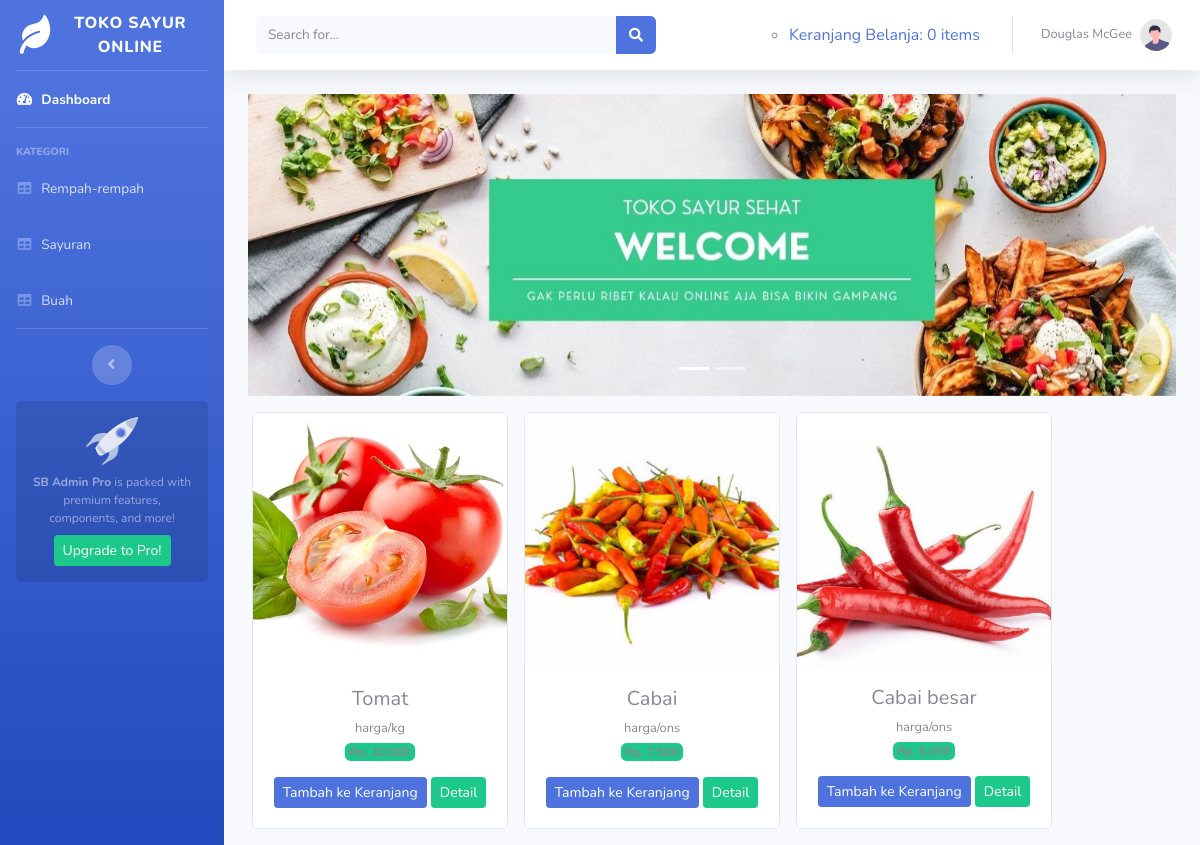
Page /toko_online/index.php/kategori/buah on the committed database.
### tables this page shows
CREATE TABLE `sayuran` (
  `id_sayuran` int(11) NOT NULL,
  `nama_sayuran` varchar(120) NOT NULL,
  `keterangan` varchar(225) NOT NULL,
  `kategori` varchar(60) NOT NULL,
  `harga` int(11) NOT NULL,
  `stok` int(4) NOT NULL,
  `gambar` text NOT NULL
);

### toko_online/application/controllers/kategori.php (called while the page is built, shortened)
<?php
 class Kategori extends CI_Controller{
	public function buah(){
		$data['buah'] = $this->model_kategori->data_buah()->result();
		$this->load->view('templates/header');
		$this->load->view('templates/sidebar');
		$this->load->view('buah',$data);
		$this->load->view('templates/footer');
	}
}

### toko_online/index.php (called while the page is built, shortened)
<?php
require_once BASEPATH.'core/CodeIgniter.php';

### toko_online/application/models/model_kategori.php (called while the page is built, shortened)
<?php
class Model_kategori extends CI_Model{
	public function data_buah(){
		return $this->db->get_where("sayuran", array('kategori'=>'Buah'));
	}
}

### toko_online/application/views/buah.php (the view, shortened to what this page needs)
<div class="container-fluid">
    <div id="carouselExampleIndicators" class="carousel slide" data-ride="carousel">
          <ol class="carousel-indicators">
            <li data-target="#carouselExampleIndicators" data-slide-to="0" class="active" ></li>
             <li data-target="#carouselExampleIndicators" data-slide-to="1"></li>
         </ol>
          <div class="carousel-inner">
            <div class="carousel-item active">
              <img src="<?php echo base_url('assets/img/slider1.jpg')?>" class="d-block w-100" alt="...">
            </div>
          </div>
        </div>
	<div class="row text-center mt-3">
		<?php foreach ($buah as $brg) : ?>
			<div class="card ml-3 mb-3" style="width: 16rem;">
        <img src="<?php echo base_url().'/assets/img/'.$brg->gambar ?>" class="card-img-top" alt="...">
        <div class="card-body">
        <h5 class="card-title mb-1"><?php echo $brg->nama_sayuran ?></h5>
        <small><?php echo $brg->keterangan ?></small><br>
        <span class="badge bg-success mb-3">Rp.
          <?php echo number_format($brg->harga, 0, ',','.') ?></span><br>
          <?php echo anchor('dashboard/tambah_ke_keranjang/'.$brg ->id_sayuran,'<div class="btn btn-sm btn-primary">Tambah ke Keranjang</div>') ?>
        <a href="#" class="btn btn-sm btn-success">Detail</a>
      </div>
    </div>
		<?php endforeach; ?>
	</div>
</div>

### rows in the picture
sayuran: gambar (picture), nama_sayuran "Tomat", keterangan "harga/kg", harga "10.000", id_sayuran "Tambah ke Keranjang"
sayuran: gambar (picture), nama_sayuran "Cabai", keterangan "harga/ons", harga "7.500", id_sayuran "Tambah ke Keranjang"
sayuran: gambar (picture), nama_sayuran "Cabai besar", keterangan "harga/ons", harga "6.000", id_sayuran "Tambah ke Keranjang"

### other values in the picture
anchor ('dashboard/detail_keranjang', $keranjang ) "Keranjang Belanja: 0 items"
